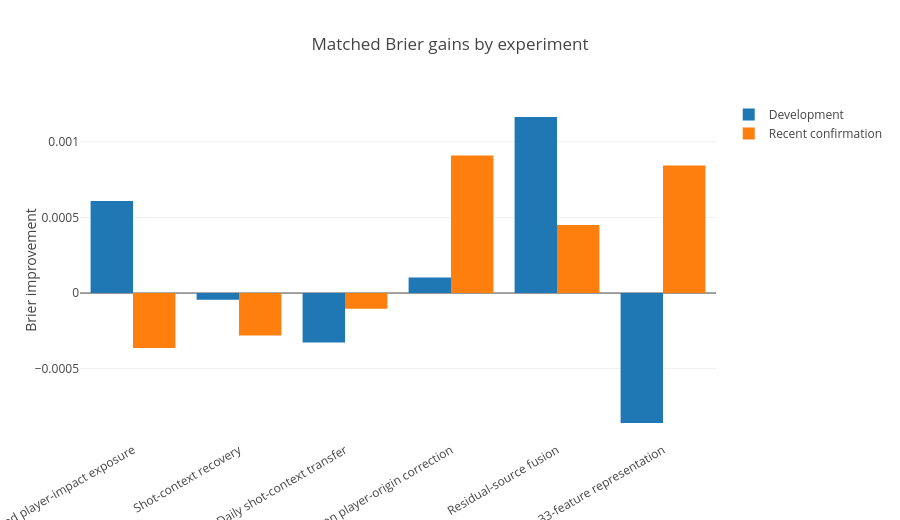

The notebook cell saved with this chart:
### Markdown cell above
## 2. Post-release experiment outcomes
Positive gain means lower Brier than the matched control. Rejected and blocked directions remain visible because negative evidence is part of the research record.

### Code cell
plot = exp.dropna(subset=['development_gain','recent_confirmation_gain']).copy()
fig = go.Figure()
fig.add_trace(go.Bar(name='Development', x=plot['milestone'], y=plot['development_gain']))
fig.add_trace(go.Bar(name='Recent confirmation', x=plot['milestone'], y=plot['recent_confirmation_gain']))
fig.add_hline(y=0.0005, line_dash='dash', annotation_text='promotion threshold')
fig.update_layout(title='Matched Brier gains by experiment', barmode='group', yaxis_title='Brier improvement', height=520, xaxis_tickangle=-30)
fig.show()

### Figure 1 — Plotly figure (JSON) as saved in the notebook; plotly's stock layout.template omitted (floating-point values rounded to 4 significant figures)
{"data": [{"type": "bar", "name": "Development", "x": ["Corrected player-impact exposure", "Shot-context recovery", "Daily shot-context transfer", "Cross-season player-origin correction", "Residual-source fusion", "Joint 33-feature representation"], "y": [0.000608, -4.45e-05, -0.0003271, 0.0001023, 0.001164, -0.0008591]}, {"type": "bar", "name": "Recent confirmation", "x": ["Corrected player-impact exposure", "Shot-context recovery", "Daily shot-context transfer", "Cross-season player-origin correction", "Residual-source fusion", "Joint 33-feature representation"], "y": [-0.0003626, -0.0002799, -0.0001033, 0.0009086, 0.0004496, 0.0008437]}], "layout": {"barmode": "group", "yaxis": {"title": {"text": "Brier improvement"}}, "height": 520, "xaxis": {"tickangle": -30}, "title": {"text": "Matched Brier gains by experiment"}}}
